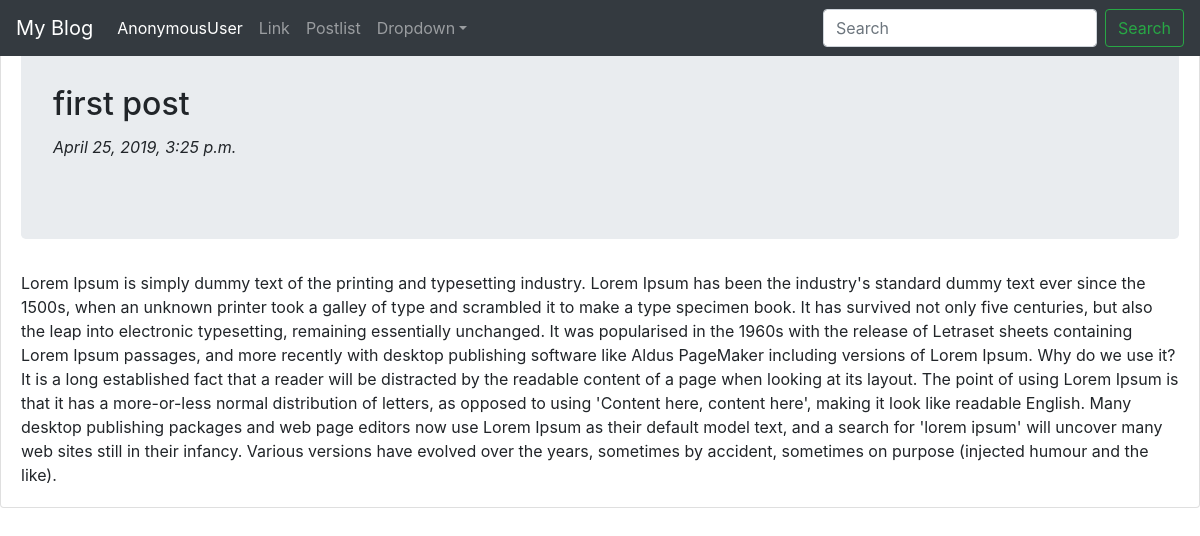
The page /postlist/postdetail/1 on the database its author committed.
### main/models.py (models this page shows, shortened)
class Tutorial(models.Model):
    author = models.ForeignKey("auth.User",on_delete=models.CASCADE)
    title = models.CharField(max_length=50)
    content = models.TextField()
    published = models.DateTimeField('date published')

### main/views.py (the view)
# urls.py: path('postlist/postdetail/<int:pk>',views.postdetail,name='postdetail'),
def postdetail(request,pk):
    data = Tutorial.objects.get(pk=pk)
    return render(request,'main/one_post.html',{'tutorials':data})

### main/templates/main/one_post.html
{% extends 'main/base.html' %} {% block content %}
<div class="card">
  <div class="card-body">
    <div class="jumbotron">
      <h2 class="card-title">{{ tutorials.title }}</h2>
      <p>
        <i>{{ tutorials.published }}</i>
      </p>
    </div>
    <p class="card-text">{{ tutorials.content | safe }}</p>
  </div>
</div>
{% endblock%}

### rows shown on the page
Tutorial: title "first post", published "April 25, 2019, 3:25 p.m.", content "Lorem Ipsum is simply dummy text of the printing and typesetting industry. Lorem Ipsum has been the industry's standard dummy text ever since the 1500s, when an unknown printer took a galley of type and scrambled it to make a type specimen book. It has survived not only five centuries, but also the leap into electronic typesetting, remaining essentially unchanged. It was popularised in the 1960s with the release of Letraset sheets containing Lorem Ipsum passages, and more recently with desktop publishing software like Aldus PageMaker including versions of Lorem Ipsum. Why do we use it? It is a long established fact that a reader will be distracted by the readable content of a page when…"

### other values the page prints
{{ user }} "AnonymousUser"
